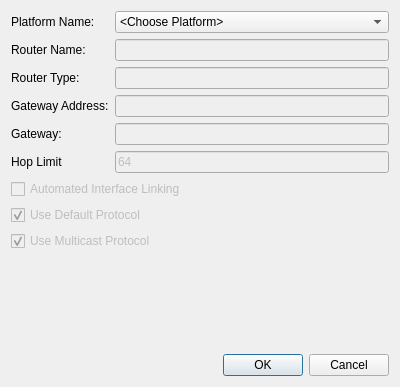
<?xml version="1.0" encoding="UTF-8"?>
<ui version="4.0">
 <class>CommVisAddRouterDialog</class>
 <widget class="QDialog" name="CommVisAddRouterDialog">
  <property name="geometry">
   <rect>
    <x>0</x>
    <y>0</y>
    <width>400</width>
    <height>387</height>
   </rect>
  </property>
  <property name="windowTitle">
   <string>Add Router</string>
  </property>
  <layout class="QVBoxLayout" name="verticalLayout_2">
   <item>
    <layout class="QVBoxLayout" name="verticalLayout">
     <item>
      <layout class="QFormLayout" name="formLayout">
       <item row="1" column="0">
        <widget class="QLabel" name="mPlatformNameLabel">
         <property name="text">
          <string>Platform Name: </string>
         </property>
        </widget>
       </item>
       <item row="1" column="1">
        <widget class="QComboBox" name="mPlatformNameComboBox">
         <item>
          <property name="text">
           <string>&lt;Choose Platform&gt;</string>
          </property>
         </item>
        </widget>
       </item>
       <item row="2" column="0">
        <widget class="QLabel" name="mRouterNameLabel">
         <property name="text">
          <string>Router Name:</string>
         </property>
        </widget>
       </item>
       <item row="2" column="1">
        <widget class="QLineEdit" name="mRouterNameLineEdit">
         <property name="enabled">
          <bool>false</bool>
         </property>
        </widget>
       </item>
       <item row="3" column="0">
        <widget class="QLabel" name="mRouterTypeLabel">
         <property name="text">
          <string>Router Type:</string>
         </property>
        </widget>
       </item>
       <item row="3" column="1">
        <widget class="QLineEdit" name="mRouterTypeLineEdit">
         <property name="enabled">
          <bool>false</bool>
         </property>
        </widget>
       </item>
       <item row="4" column="0">
        <widget class="QLabel" name="mGatewayAddressLabel">
         <property name="text">
          <string>Gateway Address:</string>
         </property>
        </widget>
       </item>
       <item row="4" column="1">
        <widget class="QLineEdit" name="mGatewayAddressLineEdit">
         <property name="enabled">
          <bool>false</bool>
         </property>
        </widget>
       </item>
       <item row="5" column="0">
        <widget class="QLabel" name="mGatewayLabel">
         <property name="text">
          <string>Gateway:</string>
         </property>
        </widget>
       </item>
       <item row="5" column="1">
        <widget class="QLineEdit" name="mGatewayLineEdit">
         <property name="enabled">
          <bool>false</bool>
         </property>
        </widget>
       </item>
       <item row="6" column="0">
        <widget class="QLabel" name="mHopLimitLabel">
         <property name="text">
          <string>Hop Limit</string>
         </property>
        </widget>
       </item>
       <item row="6" column="1">
        <widget class="QLineEdit" name="mHopLimitLineEdit">
         <property name="enabled">
          <bool>false</bool>
         </property>
         <property name="text">
          <string>64</string>
         </property>
        </widget>
       </item>
      </layout>
     </item>
     <item>
      <widget class="QCheckBox" name="mAILCheckbox">
       <property name="enabled">
        <bool>false</bool>
       </property>
       <property name="text">
        <string>Automated Interface Linking</string>
       </property>
      </widget>
     </item>
     <item>
      <widget class="QCheckBox" name="mDefaultProtocolCheckbox">
       <property name="enabled">
        <bool>false</bool>
       </property>
       <property name="text">
        <string>Use Default Protocol</string>
       </property>
       <property name="checked">
        <bool>true</bool>
       </property>
      </widget>
     </item>
     <item>
      <widget class="QCheckBox" name="mMulticastProtocolCheckbox">
       <property name="enabled">
        <bool>false</bool>
       </property>
       <property name="text">
        <string>Use Multicast Protocol</string>
       </property>
       <property name="checked">
        <bool>true</bool>
       </property>
      </widget>
     </item>
    </layout>
   </item>
   <item>
    <spacer name="verticalSpacer">
     <property name="orientation">
      <enum>Qt::Vertical</enum>
     </property>
     <property name="sizeHint" stdset="0">
      <size>
       <width>20</width>
       <height>40</height>
      </size>
     </property>
    </spacer>
   </item>
   <item>
    <widget class="QDialogButtonBox" name="buttonBox">
     <property name="orientation">
      <enum>Qt::Horizontal</enum>
     </property>
     <property name="standardButtons">
      <set>QDialogButtonBox::Cancel|QDialogButtonBox::Ok</set>
     </property>
    </widget>
   </item>
  </layout>
 </widget>
 <tabstops>
  <tabstop>mPlatformNameComboBox</tabstop>
  <tabstop>mRouterNameLineEdit</tabstop>
  <tabstop>mRouterTypeLineEdit</tabstop>
  <tabstop>mGatewayAddressLineEdit</tabstop>
  <tabstop>mGatewayLineEdit</tabstop>
  <tabstop>mHopLimitLineEdit</tabstop>
  <tabstop>mAILCheckbox</tabstop>
  <tabstop>mDefaultProtocolCheckbox</tabstop>
  <tabstop>mMulticastProtocolCheckbox</tabstop>
 </tabstops>
 <resources/>
 <connections>
  <connection>
   <sender>buttonBox</sender>
   <signal>accepted()</signal>
   <receiver>CommVisAddRouterDialog</receiver>
   <slot>accept()</slot>
   <hints>
    <hint type="sourcelabel">
     <x>248</x>
     <y>254</y>
    </hint>
    <hint type="destinationlabel">
     <x>157</x>
     <y>274</y>
    </hint>
   </hints>
  </connection>
  <connection>
   <sender>buttonBox</sender>
   <signal>rejected()</signal>
   <receiver>CommVisAddRouterDialog</receiver>
   <slot>reject()</slot>
   <hints>
    <hint type="sourcelabel">
     <x>316</x>
     <y>260</y>
    </hint>
    <hint type="destinationlabel">
     <x>286</x>
     <y>274</y>
    </hint>
   </hints>
  </connection>
 </connections>
</ui>
